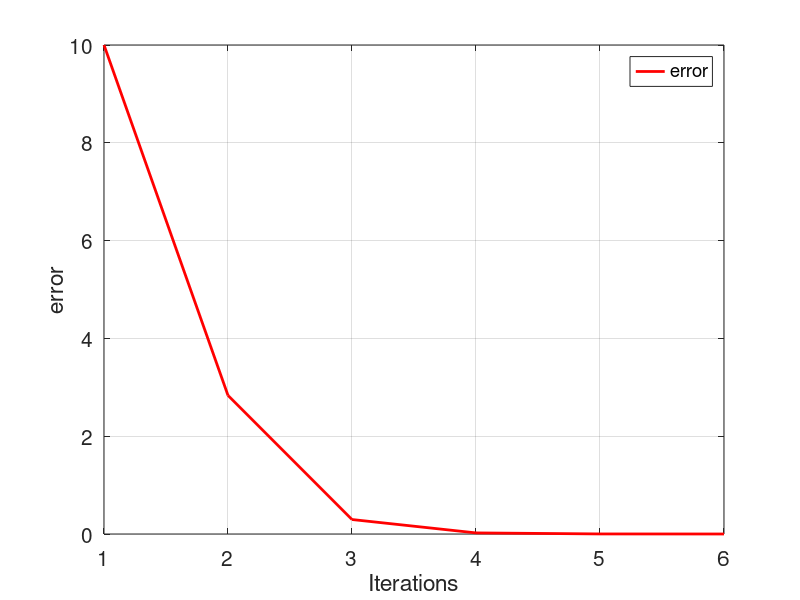
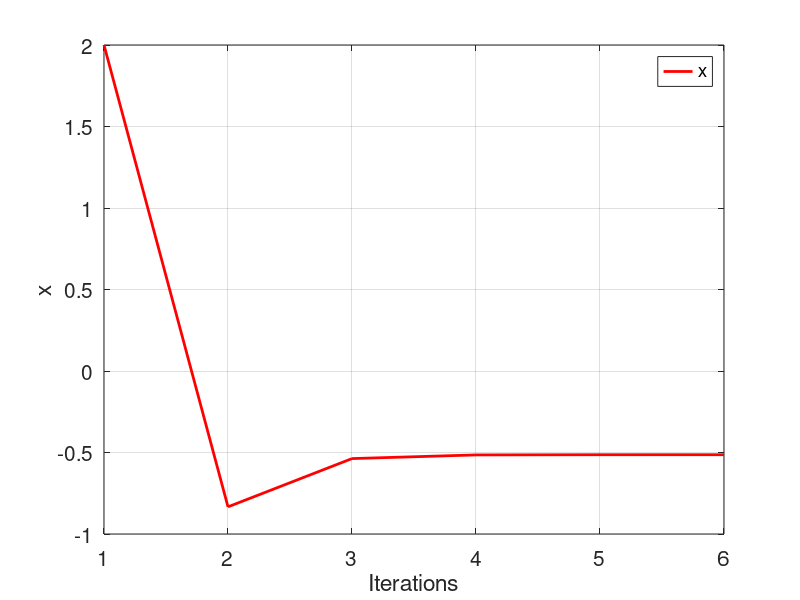

Source code (MATLAB) for these figures, in order:
init_value = 2;
i = 1;
e(i)=10;

while(e(i) > 0.001)
    if (i == 1)
        x(i) = init_value;
    end
    
    
    g(i) = 5/((x(i)^2)-10);
    i= i+1;
    
    x(i) = g(i-1);
    e(i) = abs(x(i-1)-x(i));
    
    if (e(i) > 50);
        break;
    end
end

tamanio = size(e);
ite= 1:1:tamanio(2);

figure ('DefaultAxesFontsize', 15)
set (gcf, 'color', 'white');
plot(ite,e,'color',[1 0 0],'LineWidth',2);
plot(ite,e,'color',[1 0 0],'LineWidth',2);
grid on
hold on
xlabel('Iterations')
ylabel('error')
legend ('error','x')
tamanio = size(x);
ite= 1:1:tamanio(2);

figure ('DefaultAxesFontsize', 15)
set (gcf, 'color', 'white');
plot(ite,x,'color',[1 0 0],'LineWidth',2);
plot(ite,x,'color',[1 0 0],'LineWidth',2);
grid on
hold on
xlabel('Iterations')
ylabel('x')
legend ('x')

